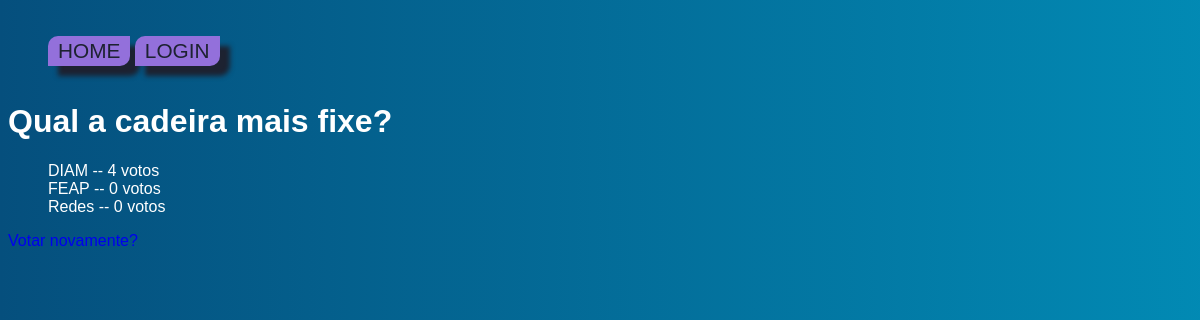
Page /votacao/13/resultados on the committed database.
### votacao/models.py (models this page shows, shortened)
class Questao(models.Model):
    questao_texto = models.CharField(max_length=200)
    pub_data = models.DateTimeField('data de publicacao')

class Opcao(models.Model):
    questao = models.ForeignKey(Questao, on_delete=models.CASCADE)
    opcao_texto = models.CharField(max_length=200)
    votos = models.IntegerField(default=0)

### votacao/views.py (the view)
# urls.py: path("<int:questao_id>/resultados", views.resultados, name="resultados"),
def resultados(request, questao_id):
    questao = get_object_or_404(Questao, pk=questao_id)
    return render(request, 'votacao/resultados.html', {'questao': questao})

### votacao/templates/votacao/resultados.html (shortened to what this page needs)
<!DOCTYPE html>
<html lang="en">
<head>
</head>
<body>
{% extends "./index.html" %}
{% block conteudo %}
    <h1>{{ questao.questao_texto }}</h1>
    <ul>
    {% for opcao in questao.opcao_set.all %}
        <li>{{ opcao.opcao_texto }} -- {{ opcao.votos }} voto{{ opcao.votos|pluralize }}</li>
    {% endfor %}
    </ul>
    <a href="{% url 'votacao:detalhe' questao.id %}">Votar novamente?</a>
{% endblock %}

### votacao/static/votacao/css/navbar.css (style rules this page uses)
* { font-family: sans-serif,Arial, Helvetica; text-decoration: none; list-style: none; box-sizing: border-box; }

### votacao/templates/votacao/index.html (style rules this page uses)
body { background-image: url("../../static/votacao/images/BGblue.jp"); background: linear-gradient(to right, #054f7d, #00a7cf, #d7ab14, #861a54, #054f7d);; background-attachment: fixed; color: white; background-size: 600%; background-position: 0 0; animation-duration: 20s; animation-iteration-count: infinite; animation-name: gradients; }

### rows in the picture
Questao: questao_texto "Qual a cadeira mais fixe?"
Opcao: opcao_texto "DIAM", votos "4"
Opcao: opcao_texto "FEAP", votos "0"
Opcao: opcao_texto "Redes", votos "0"
